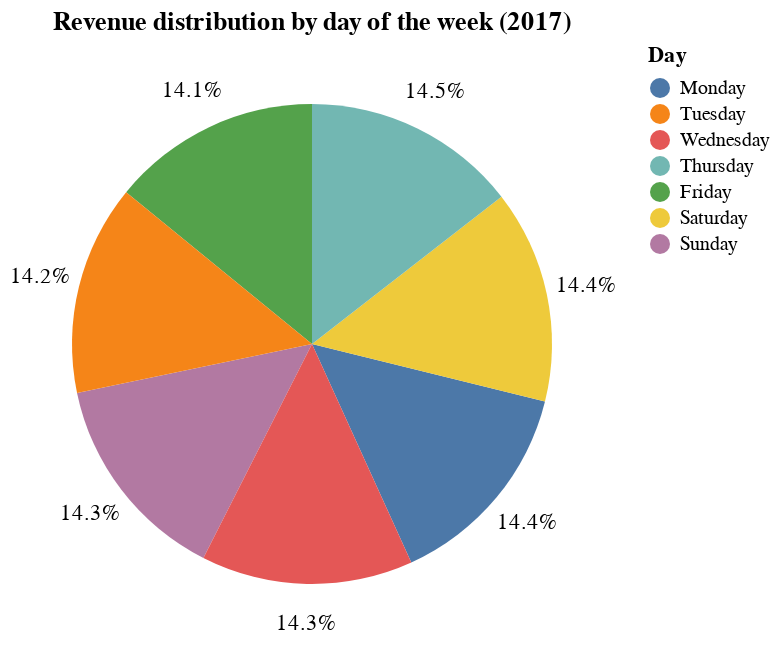

This figure's notebook cell:
### Code cell
#Total Revenue by Day of Week in a pie chart

daily_revenue = df.groupby('Day')['Revenue'].sum().reset_index()

week_order = ['Monday', 'Tuesday', 'Wednesday', 'Thursday', 'Friday', 'Saturday', 'Sunday']

daily_revenue['percentage'] = daily_revenue['Revenue'] / daily_revenue['Revenue'].sum()


base = alt.Chart(daily_revenue).encode(
    theta=alt.Theta("Revenue", stack=True)
)

pie = base.mark_arc(outerRadius=120).encode(
    color=alt.Color("Day", sort=week_order),
    order=alt.Order("Revenue", sort="descending"),

    tooltip=[
        "Day",
        alt.Tooltip("Revenue", format="$,.2f", title="Total Revenue"),
        alt.Tooltip("percentage", format=".1%", title="Percentage")
    ]
).properties(
    title="Revenue distribution by day of the week (2017)"
)

text = base.mark_text(radius=140).encode(
    text=alt.Text("percentage", format=".1%"),
    order=alt.Order("Revenue", sort="descending"),
    color=alt.value("black")
)

revenue_pie_chart = pie + text

revenue_pie_chart.save('revenue_by_weekday_pie.png')
revenue_pie_chart.save('revenue_by_weekday_pie.svg')

revenue_pie_chart

### Figure 1 — Vega-Lite specification as saved in the notebook (floating-point values rounded to 4 significant figures)
{"config": {"view": {"continuousWidth": 300, "continuousHeight": 300}}, "layer": [{"mark": {"type": "arc", "outerRadius": 120}, "encoding": {"color": {"field": "Day", "sort": ["Monday", "Tuesday", "Wednesday", "Thursday", "Friday", "Saturday", "Sunday"], "type": "nominal"}, "order": {"field": "Revenue", "sort": "descending", "type": "quantitative"}, "theta": {"field": "Revenue", "stack": true, "type": "quantitative"}, "tooltip": [{"field": "Day", "type": "nominal"}, {"field": "Revenue", "format": "$,.2f", "title": "Total Revenue", "type": "quantitative"}, {"field": "percentage", "format": ".1%", "title": "Percentage", "type": "quantitative"}]}, "title": "Revenue distribution by day of the week (2017)"}, {"mark": {"type": "text", "radius": 140}, "encoding": {"color": {"value": "black"}, "order": {"field": "Revenue", "sort": "descending", "type": "quantitative"}, "text": {"field": "percentage", "format": ".1%", "type": "quantitative"}, "theta": {"field": "Revenue", "stack": true, "type": "quantitative"}}}], "data": {"name": "data-044df3be2c806b50156622fff436da98"}, "$schema": "https://vega.github.io/schema/vega-lite/v6.1.0.json", "datasets": {"data-044df3be2c806b50156622fff436da98": [{"Day": "Friday", "Revenue": 448.8, "percentage": 0.141}, {"Day": "Monday", "Revenue": 457.0, "percentage": 0.1435}, {"Day": "Saturday", "Revenue": 457.8, "percentage": 0.1438}, {"Day": "Sunday", "Revenue": 454.0, "percentage": 0.1426}, {"Day": "Thursday", "Revenue": 460.9, "percentage": 0.1448}, {"Day": "Tuesday", "Revenue": 451.1, "percentage": 0.1417}, {"Day": "Wednesday", "Revenue": 454.1, "percentage": 0.1426}]}}
